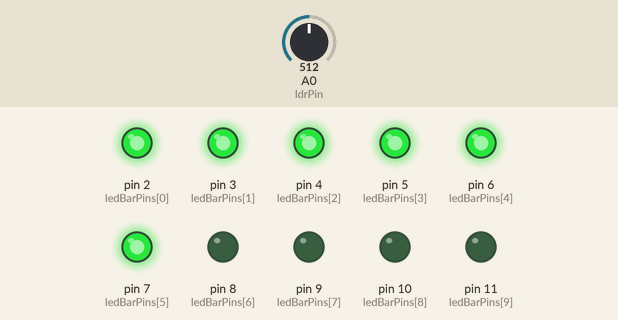
This sketch was run on a simulated Arduino Mega 2560, built with avr-gcc and run on an emulated ATmega2560. Parts: output pins drawn as LEDs (lit = HIGH). Inputs (shaded band) come from the test bench; at power-on: A0 (ldrPin) = 512.

Above: at 1.2 s.
1.3 s: A0 (ldrPin) set to 660
2.8 s: A0 (ldrPin) set to 687
At 4.0 s:
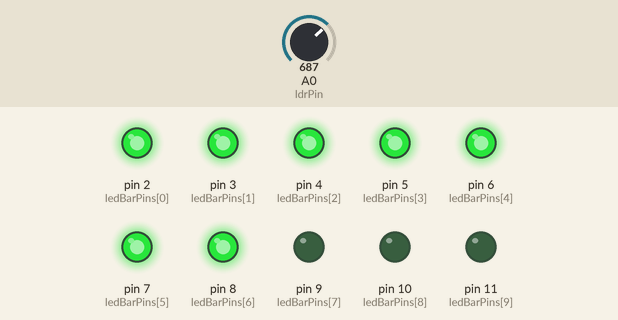
4.3 s: A0 (ldrPin) set to 890
5.8 s: A0 (ldrPin) set to 922
At 6.4 s:
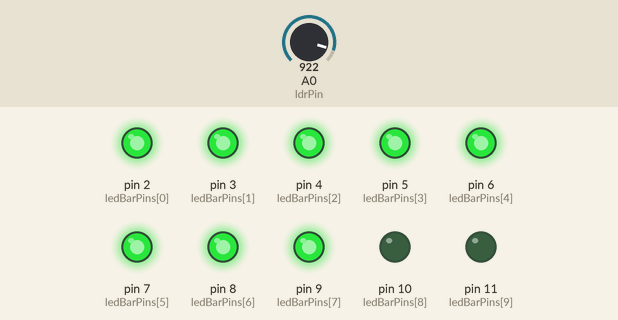
7.3 s: A0 (ldrPin) set to 976
8.8 s: A0 (ldrPin) set to 1001
At 9.9 s:
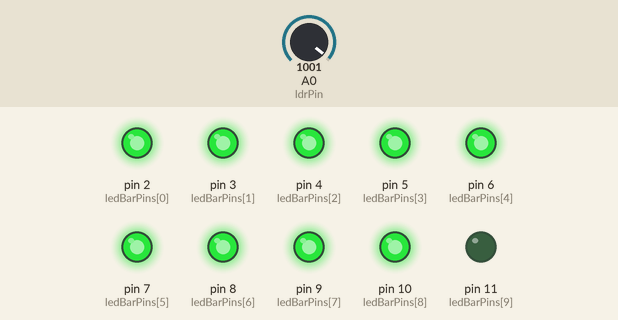
Timing chart, 0 to 11.3 s (numbered marks = the images above; inputs shaded):
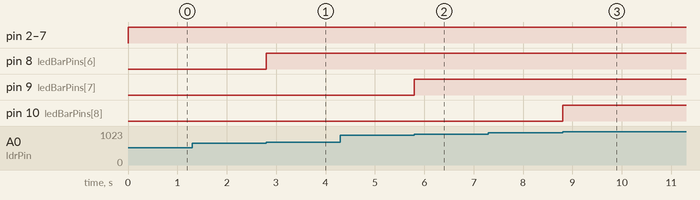

The sketch:

sketch.ino
```cpp
int ledBarPins[10] = {2, 3, 4, 5, 6, 7, 8, 9, 10, 11}; // Assign LED bar pins to an array
int ldrPin = A0; // Assign LDR pin to A0
int luxThresholds[10] = {9, 22, 47, 115, 226, 453, 671, 904, 989, 1010}; // Assign lux thresholds for each LED

void setup() {
  for (int i = 0; i < 10; i++) {
    pinMode(ledBarPins[i], OUTPUT); // Set LED bar pins to output
  }
}

void loop() {
  int light = analogRead(ldrPin); // Read light level from LDR

  for (int i = 0; i < 10; i++) {
    if (light >= luxThresholds[i]) {
      digitalWrite(ledBarPins[i], HIGH); // Turn on LED if light level is above threshold
    }
    else {
      digitalWrite(ledBarPins[i], LOW); // Turn off LED if light level is below threshold
    }
  }
}
```

Measured:
- the behaviour switches between 670 and 671 on A0 (ldrPin) (found by bisection; images 0 and 1)
- the behaviour switches between 903 and 904 on A0 (ldrPin) (found by bisection; images 1 and 2)
- the behaviour switches between 988 and 989 on A0 (ldrPin) (found by bisection; images 2 and 3)
- after the input at 1.3 s, every drawn part: stays the same
- after the input at 2.8 s, pin 8 (ledBarPins[6]): LOW → HIGH at once
- after the input at 4.3 s, every drawn part: stays the same
- after the input at 5.8 s, pin 9 (ledBarPins[7]): LOW → HIGH at once
- after the input at 7.3 s, every drawn part: stays the same
- after the input at 8.8 s, pin 10 (ledBarPins[8]): LOW → HIGH at once
